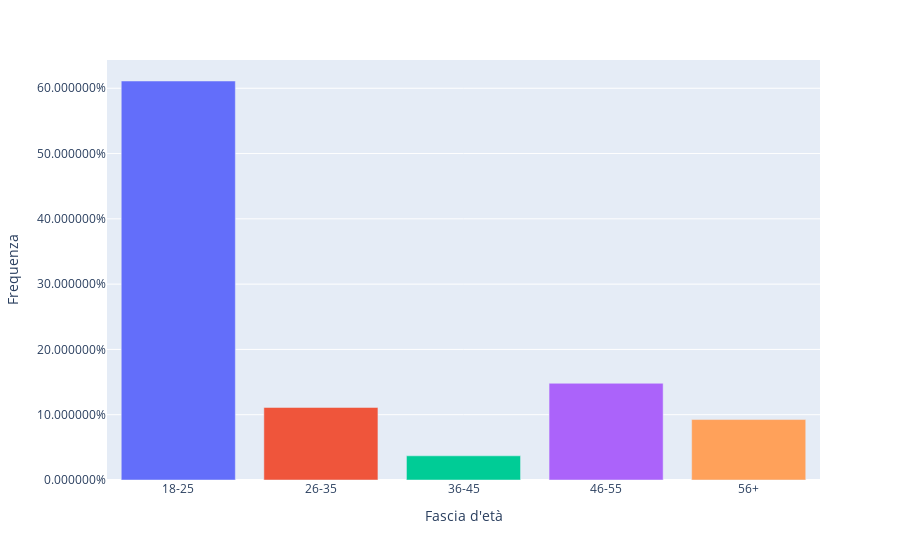

Source (notebook cell):
### Code cell
# Barplot for ages instead of histogram, if needed at all
df_age2 = get_freq(df, "Età")
df_age2 = to_relative_freq(df_age2)

df_age2 = df_age2.reindex([0,1,2,3,4])

bar_age = px.bar(df_age2, x='Età', y='f', color='Età', labels={'Età': 'Fascia d\'età','f': 'Frequenza'})

bar_age.update_layout(
    showlegend=False,
    yaxis_tickformat = '%'
)

bar_age.show()
save_plot(bar_age, 'bar_age')

### Figure 1 — Plotly figure (JSON) as saved in the notebook; plotly's stock layout.template omitted (floating-point values rounded to 4 significant figures)
{"data": [{"alignmentgroup": "True", "hovertemplate": "Fascia d'età=%{x}<br>Frequenza=%{y}<extra></extra>", "legendgroup": "18-25", "marker": {"color": "#636efa"}, "name": "18-25", "offsetgroup": "18-25", "orientation": "v", "showlegend": true, "textposition": "auto", "type": "bar", "x": ["18-25"], "xaxis": "x", "y": [0.6111], "yaxis": "y"}, {"alignmentgroup": "True", "hovertemplate": "Fascia d'età=%{x}<br>Frequenza=%{y}<extra></extra>", "legendgroup": "26-35", "marker": {"color": "#EF553B"}, "name": "26-35", "offsetgroup": "26-35", "orientation": "v", "showlegend": true, "textposition": "auto", "type": "bar", "x": ["26-35"], "xaxis": "x", "y": [0.1111], "yaxis": "y"}, {"alignmentgroup": "True", "hovertemplate": "Fascia d'età=%{x}<br>Frequenza=%{y}<extra></extra>", "legendgroup": "36-45", "marker": {"color": "#00cc96"}, "name": "36-45", "offsetgroup": "36-45", "orientation": "v", "showlegend": true, "textposition": "auto", "type": "bar", "x": ["36-45"], "xaxis": "x", "y": [0.03704], "yaxis": "y"}, {"alignmentgroup": "True", "hovertemplate": "Fascia d'età=%{x}<br>Frequenza=%{y}<extra></extra>", "legendgroup": "46-55", "marker": {"color": "#ab63fa"}, "name": "46-55", "offsetgroup": "46-55", "orientation": "v", "showlegend": true, "textposition": "auto", "type": "bar", "x": ["46-55"], "xaxis": "x", "y": [0.1481], "yaxis": "y"}, {"alignmentgroup": "True", "hovertemplate": "Fascia d'età=%{x}<br>Frequenza=%{y}<extra></extra>", "legendgroup": "56+", "marker": {"color": "#FFA15A"}, "name": "56+", "offsetgroup": "56+", "orientation": "v", "showlegend": true, "textposition": "auto", "type": "bar", "x": ["56+"], "xaxis": "x", "y": [0.09259], "yaxis": "y"}], "layout": {"barmode": "relative", "legend": {"title": {"text": "Fascia d'età"}, "tracegroupgap": 0}, "margin": {"t": 60}, "showlegend": false, "xaxis": {"anchor": "y", "categoryarray": ["18-25", "26-35", "36-45", "46-55", "56+"], "categoryorder": "array", "domain": [0, 1], "title": {"text": "Fascia d'età"}}, "yaxis": {"anchor": "x", "domain": [0, 1], "tickformat": "%", "title": {"text": "Frequenza"}}}}
